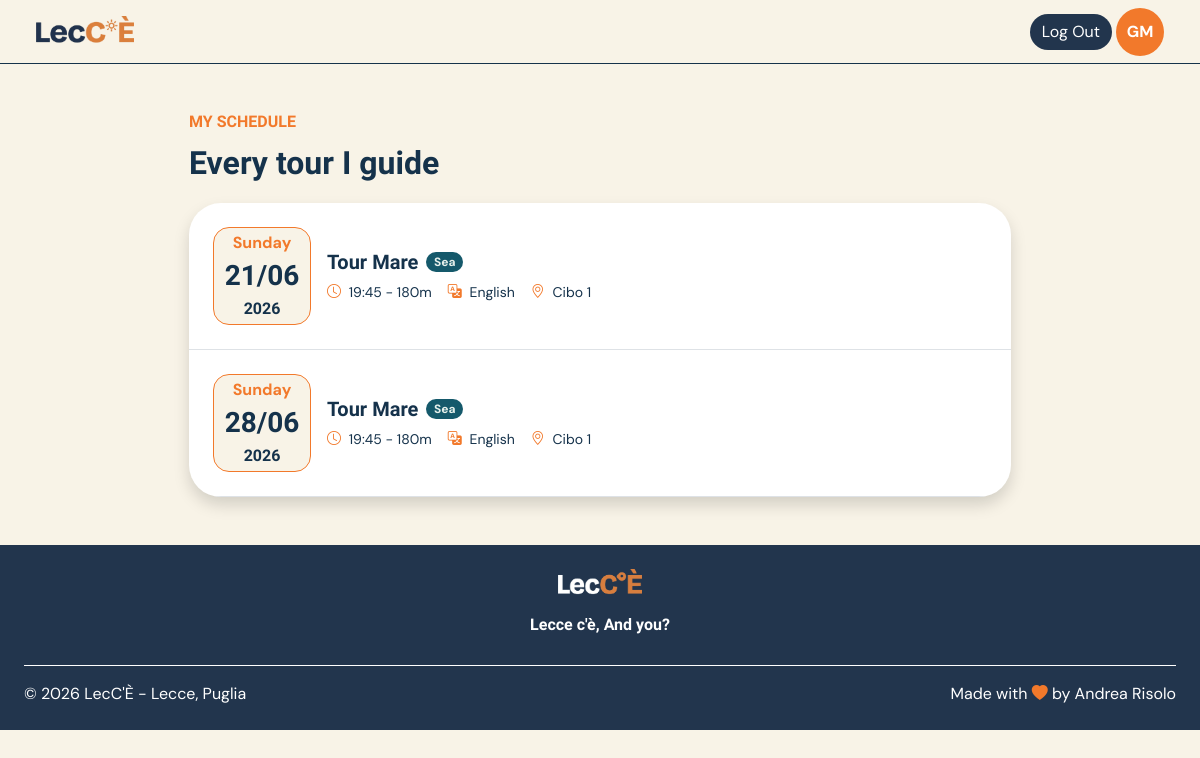
The page /schedule (signed in) on the database its author committed.
### tables this page shows
CREATE TABLE users (
    id TEXT PRIMARY KEY,
    role TEXT NOT NULL,

    email TEXT NOT NULL UNIQUE,
    password TEXT NOT NULL,

    first_name TEXT NOT NULL,
    last_name TEXT NOT NULL,
    profile_photo TEXT
);

CREATE TABLE "tour_occurrences" (
	"id"	TEXT,
	"tour_id"	TEXT NOT NULL,
	"date"	TEXT NOT NULL,
	"start_time"	TEXT NOT NULL,
	"state"	TEXT NOT NULL DEFAULT 'not_departed',
	PRIMARY KEY("id"),
	FOREIGN KEY("tour_id") REFERENCES "tours"("id")
);

CREATE TABLE "tours" (
	"id"	TEXT,
	"guide_id"	TEXT NOT NULL,
	"language_id"	TEXT NOT NULL,
	"title"	TEXT NOT NULL,
	"description"	TEXT NOT NULL,
	"duration"	INTEGER NOT NULL,
	"max_participants"	INTEGER NOT NULL,
	"theme_id"	INTEGER NOT NULL,
	"state"	TEXT NOT NULL DEFAULT 'active',
	PRIMARY KEY("id"),
	FOREIGN KEY("guide_id") REFERENCES "users"("id") ON DELETE CASCADE,
	FOREIGN KEY("language_id") REFERENCES "languages"("id") ON DELETE CASCADE,
	FOREIGN KEY("theme_id") REFERENCES "tour_themes"("id")
);

CREATE TABLE "tour_themes" (
	"id"	INTEGER,
	"name"	TEXT NOT NULL,
	"emoji"	TEXT NOT NULL,
	"description"	TEXT NOT NULL,
	PRIMARY KEY("id" AUTOINCREMENT)
);

CREATE TABLE "languages" (
	"id"	INTEGER,
	"name"	TEXT NOT NULL UNIQUE,
	PRIMARY KEY("id" AUTOINCREMENT)
);

CREATE TABLE "stops" (
	"id"	TEXT,
	"tour_id"	TEXT NOT NULL,
	"place_name"	TEXT NOT NULL,
	"order_number"	INTEGER NOT NULL,
	PRIMARY KEY("id"),
	FOREIGN KEY("tour_id") REFERENCES "tours"("id") ON DELETE CASCADE
);

### app.py (the view, shortened to what this page needs)
@login_required
@app.route("/schedule")
def personal_schedule():
    today = date.today()
    if current_user.role == "guide":
        occurrences = occurrencies_dao.get_not_empty_occurrences_by_guide_id(current_user.id)
        for occurrence in occurrences:
            occurrence.tour = tours_dao.get_tour_by_id(occurrence.tour_id)
            occurrence.tour.language = languages_dao.get_language_by_id(occurrence.tour.language_id)["name"]
            occurrence.tour.theme = themes_dao.get_theme_by_id(occurrence.tour.theme_id)
            occurrence.tour.stops = stops_dao.get_first_stop_by_tour(occurrence.tour)
        upcoming = occurrences
    return render_template("personal_schedule.html", upcoming=upcoming)

### app.py (called while the page is built)
@login_manager.user_loader
def load_user(user_id):
    db_user=users_dao.get_user_by_id(user_id)
    return db_user

### database/daos/languages.py (called while the page is built)
@connect_db
def get_language_by_id(conn, cursor, id):
    query="SELECT * FROM languages WHERE id=(?)"
    cursor.execute(query, (id,))
    language=cursor.fetchone()
    if language is None:
        return None
    return dict(language)

### database/daos/stops.py (called while the page is built)
@connect_db
def get_first_stop_by_tour(conn, cursor, tour):
    query = "SELECT place_name FROM stops WHERE tour_id=(?) ORDER BY order_number ASC LIMIT 1"
    cursor.execute(query, (tour.id,))
    stop = cursor.fetchone()
    if stop:
        return stop["place_name"]
    else:
        return None

### database/daos/themes.py (called while the page is built)
@connect_db
def get_theme_by_id(conn, cursor, id):
    query="SELECT * FROM tour_themes WHERE id=(?)"
    cursor.execute(query, (id,))
    theme=cursor.fetchone()
    if theme is None:
        return None
    theme_obj=Theme(theme["id"], theme["name"], theme["emoji"], theme["description"])
    return theme_obj

### database/daos/tours.py (called while the page is built)
@connect_db
def get_tour_by_id(conn, cursor, id):
    query="SELECT * FROM tours WHERE id=(?)"
    cursor.execute(query, (id,))
    tour=cursor.fetchone()
    if tour is None:
        return None
    tour_obj=Tour(tour["id"], tour["title"], tour["description"], tour["duration"], tour["max_participants"], tour["theme_id"], tour["language_id"], tour["guide_id"], tour["state"])
    return tour_obj

### database/daos/users.py (called while the page is built)
@connect_db
def get_user_by_id(conn, cursor, id):
    query="SELECT * FROM users WHERE id=(?)"
    cursor.execute(query, (id,))
    user=cursor.fetchone()
    if user is None:
        return None
    user_obj=User(user["id"], user["role"], user["email"], user["password"], user["first_name"], user["last_name"], user["profile_photo"])
    return user_obj

### utilities/db_connection.py (called while the page is built)
def connect_db(func):
    @wraps(func)
    def wrapper(*args, **kwargs):
        conn = sqlite3.connect(DB_PATH)
        conn.row_factory = sqlite3.Row
        cursor = conn.cursor()
        try:
            return func(conn, cursor, *args, **kwargs)
        finally:
            cursor.close()
            conn.close()
    return wrapper

### templates/personal_schedule.html (shortened to what this page needs)
{% extends "base.html" %}
{% block content %}
<main class="mx-4 my-5">
    <div class="container w-75">
        <section class="mb-5">
            <div class="mb-3">
                <h1 class="lecce-text-impact lecce-primary-color fw-bold mb-2 fs-6">
                    MY SCHEDULE
                </h1>
                <span class="lecce-text-impact lecce-secondary-color fw-bold mb-0 fs-2">
                    {% if current_user.role == 'guide' %}Every tour I guide{% else %}My Bookings{% endif %}
                </span>
            </div>
            <div class="bg-white rounded-5 shadow overflow-hidden">
                {% if upcoming|length > 0 %}
                {% for occurrence in upcoming %}
                {% include "booking_card.html" %}
                {% endfor %}
                {% else %}
                <div class="d-flex justify-content-center p-4">
                    <p class="mb-0">No upcoming occurrences found</p>
                </div>
                {% endif %}
            </div>
        </section>
    </div>
</main>
{% endblock %}

### templates/base.html (shortened to what this page needs)
<!doctype html>
<html lang="en">
<head>
    <link href="https://cdn.jsdelivr.net/npm/bootstrap@5.3.5/dist/css/bootstrap.min.css" rel="stylesheet"
>
    <link rel="stylesheet" href="https://cdn.jsdelivr.net/npm/bootstrap-icons@1.11.3/font/bootstrap-icons.min.css">
    <link rel="stylesheet" href="{{ url_for('static', filename='css/style.css') }}">
    <link rel="stylesheet" href="{{ url_for('static', filename='css/themes.css') }}">
    <link rel="stylesheet" href="https://cdn.jsdelivr.net/npm/flatpickr/dist/flatpickr.min.css">
</head>
<body>
    <header class="lecce-header">
        <nav class="navbar mx-4">
            <div class="container-fluid d-flex align-items-center justify-content-between">
                <a class="navbar-brand d-flex align-items-center" href="{{ url_for('home') }}">
                    <img class="lecce-logo p-0 m-0"
                        src="{{ url_for('static', filename='images/utility_images/LecCE_logo_primary.png') }}"
                        alt="LecCÈ Logo">
                </a>
                {% if current_user.is_authenticated %}
                <div class="d-flex align-items-center gap-1">
                    <a class="btn lecce-btn lecce-secondary-background" href="{{ url_for('logout') }}">Log Out</a>
                    <a href="{{ url_for('my_profile') }}" class="text-decoration-none">
                        {% if current_user.profile_photo is not none %}
                        <div class="profile-initials p-1"><img src="{{ url_for('static', filename='images/profile_photos/' ~ current_user.profile_photo) }}" alt="Profile Photo" class="img-fluid rounded-circle object-fit-cover"></div>
                        {% else %}
                        <div class="profile-initials fw-bold p-2">{{ current_user.first_name[0].upper() }}{{
                            current_user.last_name[0].upper() }}</div>
                        {% endif %}
                    </a>
                </div>
                {% else %}
                <div class="d-flex align-items-center gap-1">
                    <a class="btn lecce-btn lecce-primary-background" href="{{ url_for('login') }}">Log In</a>
                    <a class="btn lecce-btn lecce-secondary-background" href="{{ url_for('register') }}">Sign Up</a>
                </div>
                {% endif %}
            </div>
        </nav>
    </header>
    <div class="container-fluid">
        {%block content %}{% endblock %}
    </div>
    <footer class="lecce-secondary-background mt-1 p-4">
        <div class="d-flex flex-column align-items-center text-center">
            <img class="lecce-logo mb-2"
                src="{{ url_for('static', filename='images/utility_images/LecCE_logo_secondary.png') }}"
                alt="LecCÈ Logo">
            <p class="lecce-text-impact fw-semibold lh-lg mb-4">
                Lecce c'è, And you?
            </p>
        </div>
        <div class="d-flex flex-column flex-md-row justify-content-between gap-2 border-top border-white pt-3">
            <span class="mb-0">
                © 2026 LecC'È - Lecce, Puglia
            </span>
            <span class="mb-0">
                Made with <i class="bi bi-heart-fill lecce-primary-color"></i> by Andrea Risolo
            </span>
        </div>
    </footer>
</body>
</html>

### templates/booking_card.html (shortened to what this page needs)
<div class="d-flex flex-row align-items-center justify-content-between gap-3 p-4 border-bottom">
    <div class="d-flex align-items-center gap-3">
        <div class="rounded-4 lecce-profile-date p-5">
            <span class="lecce-primary-color fw-bold mb-0 fs-6">{{ occurrence.date.strftime('%A') }}</span>
            <span class="lecce-text-impact lecce-secondary-color fw-bold fs-3 mb-0">{{ occurrence.date.strftime('%d/%m')
                }}</span>
            <span class="lecce-text-impact lecce-secondary-color fw-bold fs-6 mb-0">{{ occurrence.date.strftime('%Y')
                }}</span>
        </div>
        <div>
            <div class="d-flex align-items-center gap-2 mb-2">
                <h3 class="h5 lecce-text-impact lecce-secondary-color fw-bold m-0">
                    <a href="{{ url_for('tour', id=occurrence.tour.id) }}"
                        class="text-decoration-none lecce-secondary-color">
                        {{ occurrence.tour.title }}
                    </a>
                </h3>
                <div
                    class="badge rounded-4 lecce-{{ occurrence.tour.theme.name.lower() }}-background lecce-{{ occurrence.tour.theme.name.lower() }}-text">
                    {{ occurrence.tour.theme.name }}</div>
            </div>
            <div class="d-flex flex-wrap gap-3 small lecce-secondary-color">
                <span>
                    <i class="bi bi-clock lecce-primary-color me-1"></i>
                    {{ occurrence.start_time }} - {{ occurrence.tour.duration }}m
                </span>
                <span>
                    <i class="bi bi-translate lecce-primary-color me-1"></i>
                    {{ occurrence.tour.language }}
                </span>
                <span>
                    <i class="bi bi-geo-alt lecce-primary-color me-1"></i>
                    {{ occurrence.tour.stops }}
                </span>
            </div>
        </div>
    </div>
</div>

### static/css/style.css (style rules this page uses)
body { background-color: #F8F3E7; font-family: "DM Sans", sans-serif; }
.lecce-logo { height: 2rem; }
.lecce-text-impact { font-family: "Bricolage Grotesque", sans-serif; }
.lecce-primary-color { color: #F2792B }
.lecce-secondary-color { color: #15324B; }
.lecce-header { border-bottom: 0.01rem solid #15324B; height: 4rem; }
.lecce-btn { color: white; border: none; border-radius: 1000px; }
.lecce-secondary-background { background-color: #22354d; color: white; }
.profile-initials { background-color: #F2792B; color: white; aspect-ratio: 1/1; border-radius: 50%; height: 3rem; width: 3rem; display: flex; align-items: center; justify-content: center; }
.lecce-profile-date { background-color: #F8F3E7; border: 0.1rem solid #F2792B; aspect-ratio: 1/1; border-radius: 0%; width: 4rem; height: 4rem; display: flex; flex-direction: column; align-items: center; justify-content: center; }

### static/css/themes.css (style rules this page uses)
.lecce-sea-background { background-color: #15596B; }
.lecce-sea-text { color: #E7F1EC; }

### rows shown on the page
users: first_name "G", last_name "M"
tour_occurrences: date "Sunday", date "21/06", date "2026", tour "Tour Mare", tour.theme.name "Sea", start_time "19:45", tour.duration "180", tour.language "English", tour.stops "Cibo 1"
tour_occurrences: date "Sunday", date "28/06", date "2026", tour "Tour Mare", tour.theme.name "Sea", start_time "19:45", tour.duration "180", tour.language "English", tour.stops "Cibo 1"
